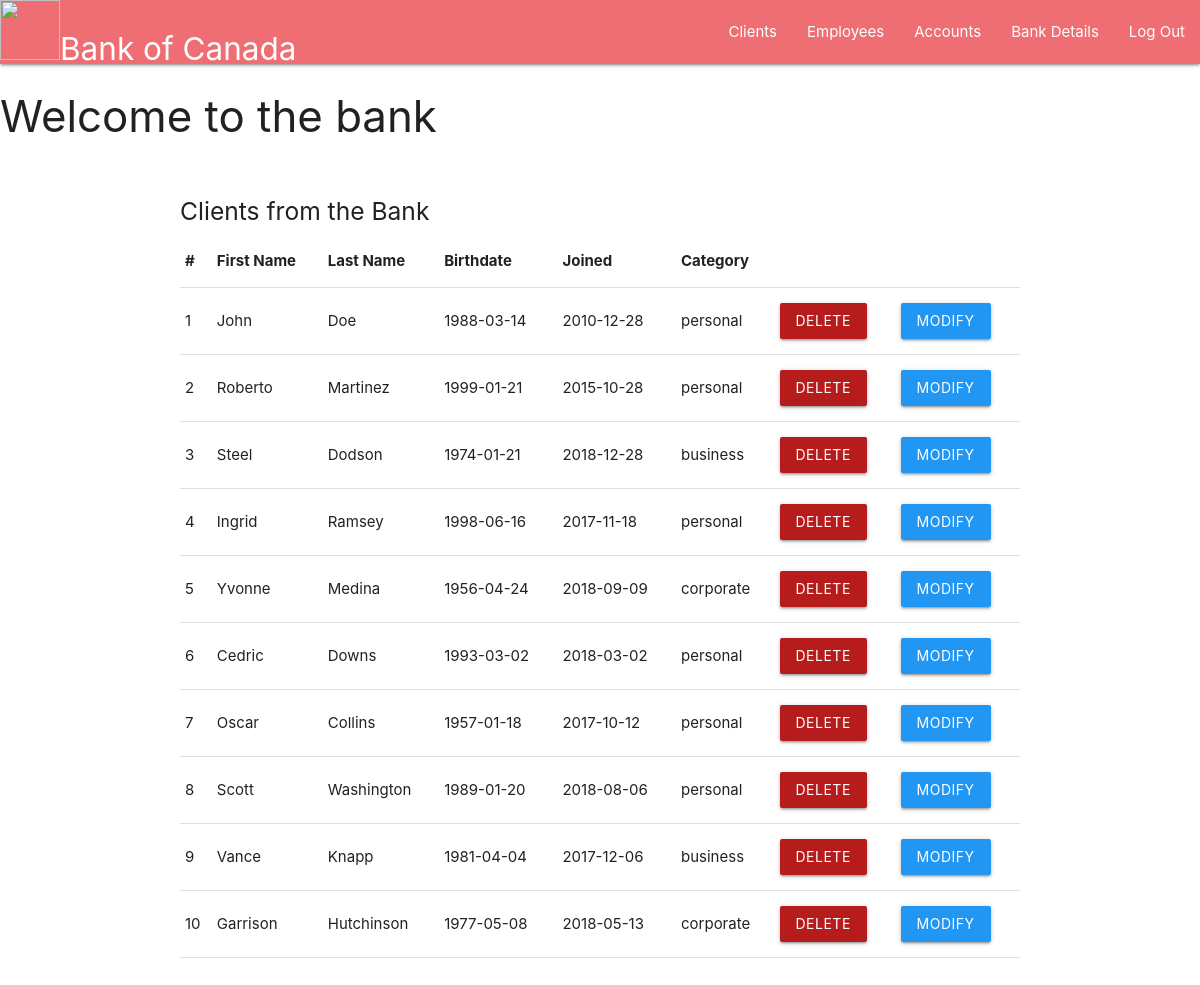
The app's page /clients.php, older data.
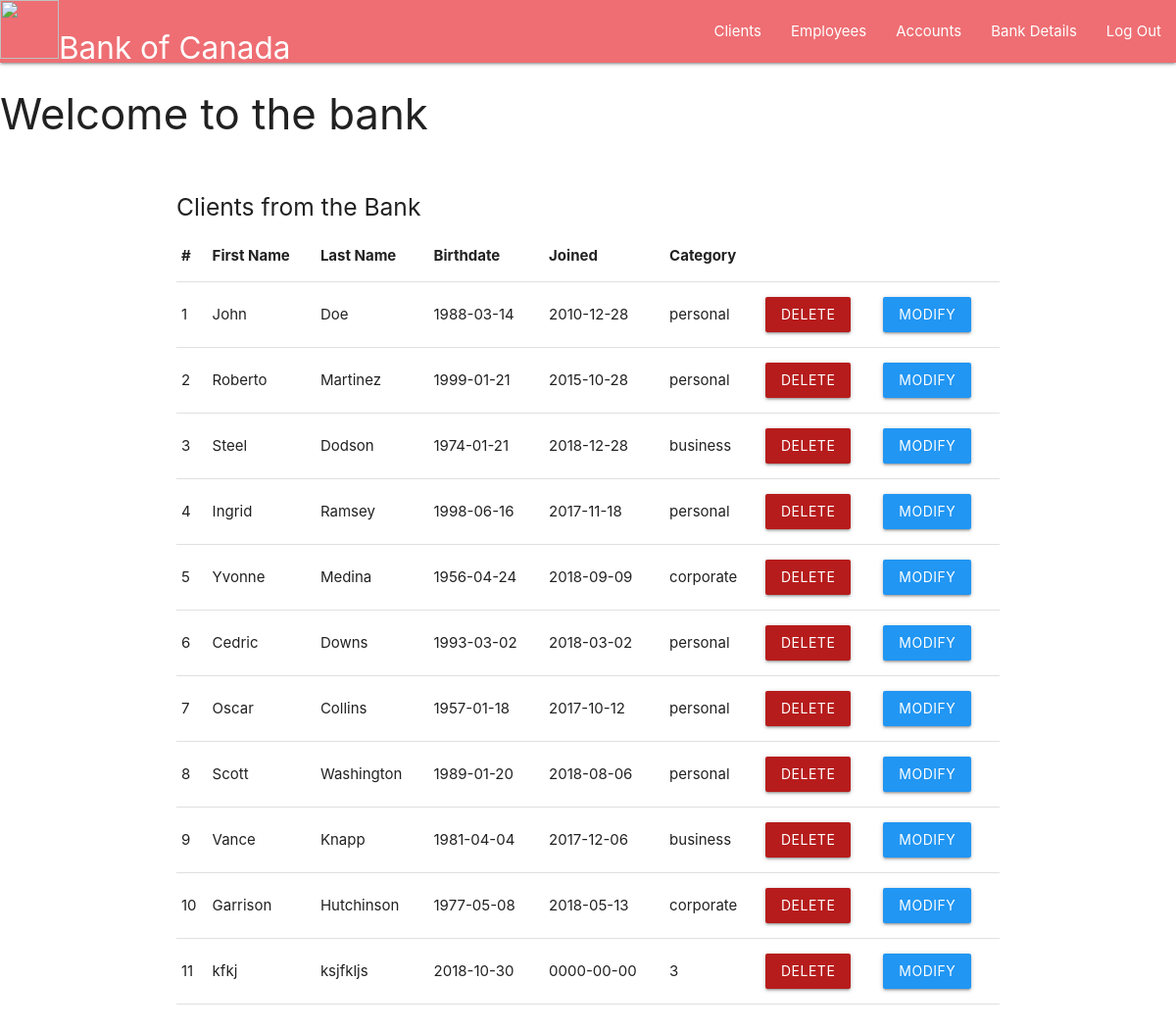
The same page, newer data.
### tables this page shows
CREATE TABLE `client` (
  `client_id` int(11) NOT NULL AUTO_INCREMENT,
  `first_name` varchar(45) NOT NULL,
  `last_name` varchar(45) NOT NULL,
  `date_of_birth` date NOT NULL,
  `join_date` date NOT NULL,
  `address` varchar(45) NOT NULL,
  `email_address` varchar(45) NOT NULL,
  `phone_number` bigint(20) NOT NULL,
  `category` varchar(45) DEFAULT 'regular',
  `branch_id` int(11) DEFAULT NULL,
  `card_number` bigint(255) NOT NULL,
  `password` varchar(255) DEFAULT NULL,
  `num_transaction` int(11) DEFAULT NULL,
  PRIMARY KEY (`client_id`),
  KEY `client_branch_branch_id_fk` (`branch_id`),
  CONSTRAINT `client_branch_branch_id_fk` FOREIGN KEY (`branch_id`) REFERENCES `branch` (`branch_id`) ON DELETE SET NULL ON UPDATE CASCADE
);

### clients.php (the view, shortened to what this page needs)
<!DOCTYPE html>
<html lang="en" dir="ltr">
  <head>
    <link rel="stylesheet" href="https://cdnjs.cloudflare.com/ajax/libs/materialize/1.0.0/css/materialize.min.css">
  </head>
  <body>
    <nav>
  <div class="nav-wrapper">
    <a href="#" class="brand-logo"> <img src="https://techflourish.com/images/money-cliparts-15.jpg" alt="" height="60" width="60">Bank of Canada</a>
    <ul id="nav-mobile" class="right hide-on-med-and-down">
      <li><a href="clients.php">Clients</a></li>
      <li><a href="employees.php">Employees</a></li>
      <li><a href="#accounts">Accounts</a></li>
      <li><a href="bankDetails.php">Bank Details</a></li>
      <li><a href="adminSignout.php">Log Out</a></li>
    </ul>
  </div>
  </nav>
    <h3>Welcome to the bank</h3>
    <div class="container">
    <br>
    <?php
        $servername = "localhost";
        $username = "root";
        $password_db = "";
        $conn = new mysqli($servername, $username, $password_db);
        $sql = "SELECT client_id, first_name, last_name, date_of_birth, join_date, category FROM client";
        $result = $conn->query($sql);
        if ($result->num_rows > 0) {
          echo  "<h5>Clients from the Bank</h5>
                    <table border='1' class='highlight'>
              <tr>
                <th>#</th>
                <th>First Name</th>
                <th>Last Name </th>
                <th>Birthdate</th>
                <th>Joined</th>
                <th>Category</th>
              </tr>";
            while($row = $result->fetch_assoc()) {
                echo "<tr>";
                foreach($row as $data){
                  $id = $row['client_id'];
                  echo "<td>".$data."</td>";
                }
                echo "<td><a class='waves-effect waves-light btn red darken-4' href=deleteClient.php?id=$id>Delete</a></td><td><a class='waves-effect waves-light btn blue' href=modifyClient.php?id=$id>Modify</td></tr>";
            }
            echo "</table>";
        }
        else
            echo "<h5>There are no clients in the bank</h5>";
    ?>
    <br>
    <br>
    </div>
  </body>
</html>

Row changes from the older to the newer data that the page shows:
added client: client_id "11", first_name "kfkj", last_name "ksjfkljs", date_of_birth "2018-10-30", join_date "0000-00-00", category "3"
